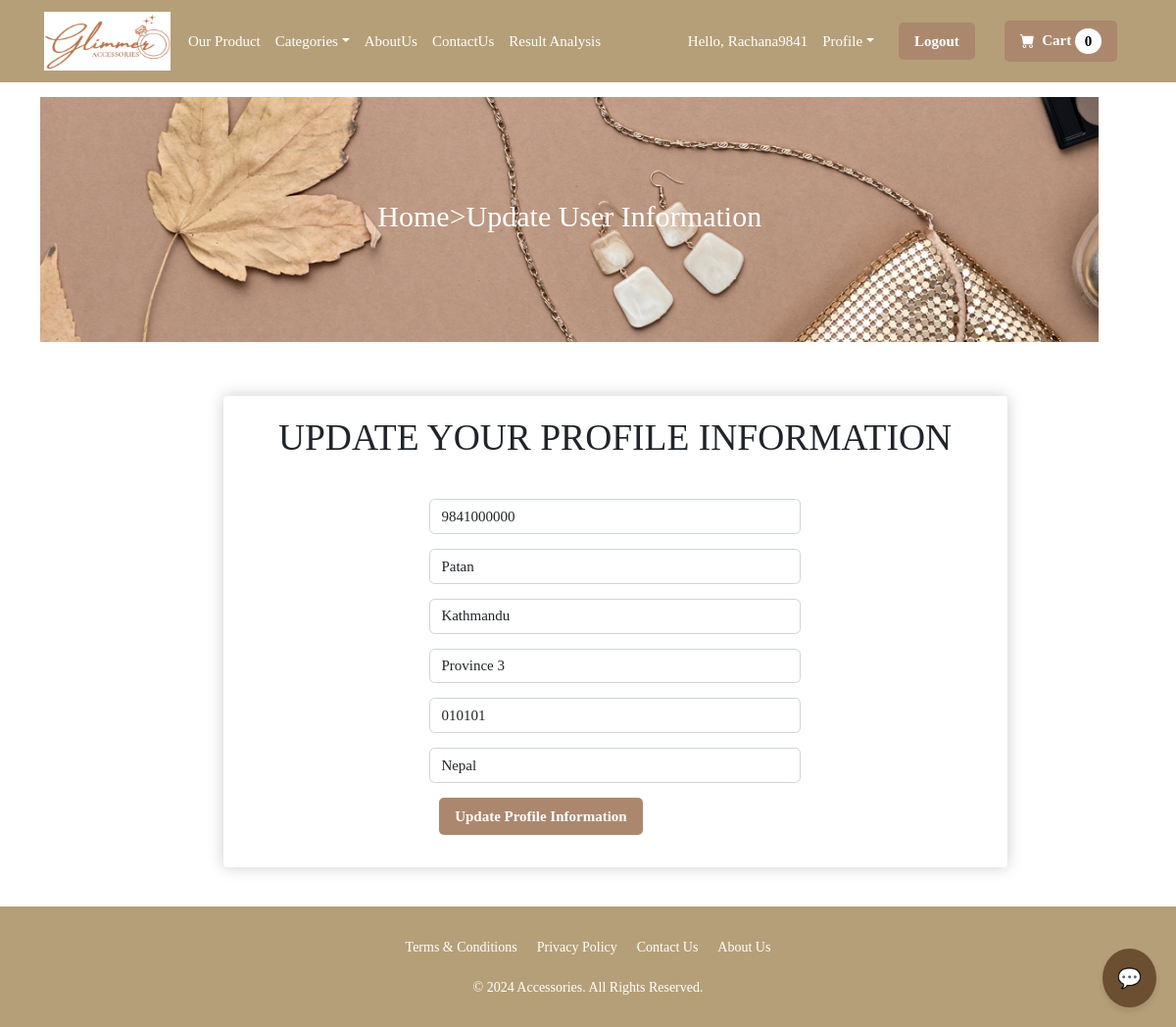
The page /update_info/ (signed in) on the database its author committed.
### ecommerce/models.py (models this page shows, shortened)
class Profile(models.Model):
    user=models.OneToOneField(User,on_delete=models.CASCADE)
    date_modified=models.DateTimeField(User,auto_now=True)
    phone=models.CharField(max_length=20,blank=True)
    address1=models.CharField(max_length=200,blank=True)
    city=models.CharField(max_length=200,blank=True)
    province=models.CharField(max_length=200,blank=True)
    zipcode=models.CharField(max_length=200,blank=True)
    country=models.CharField(max_length=200,blank=True)
    old_cart=models.CharField(max_length=200,blank=True,null=True)
    def create_profile(sender,instance,created, **kwargs):
        if created:
          user_profile=Profile(user=instance)
          user_profile.save()
    post_save.connect(create_profile,sender=User)

### ecommerce/views.py (the view)
# urls.py: path('update_info/',views.update_info,name='update_info'),
def update_info(request):
    if request.user.is_authenticated:
        current_user=Profile.objects.get(user__id=request.user.id)
        shipping_user=ShippingAddress.objects.get(user__id=request.user.id)
        form= UserInfoForm(request.POST or None, instance=current_user)
        shipping_form=ShippingForm(request.POST or None, instance=shipping_user)
        if form.is_valid() or shipping_form.is_valid():
            form.save()
            shipping_form.save()
            messages.success(request,"Your informations has been updated!!!")
            return redirect('home')
        else:
            for error in list(form.errors.values()):
                    messages.error(request,error)
        return render(request,"update_info.html",{'form':form,'shipping_form':shipping_form})
    else:
        messages.success(request,"User must be logged in")
        return redirect('home')

### ecommerce/forms.py
class UserInfoForm(forms.ModelForm):
	phone = forms.CharField(label="", widget=forms.TextInput(attrs={'class':'form-control', 'placeholder':'Phone'}), required=False)
	address1 = forms.CharField(label="", widget=forms.TextInput(attrs={'class':'form-control', 'placeholder':'Address 1'}), required=False)
	city = forms.CharField(label="", widget=forms.TextInput(attrs={'class':'form-control', 'placeholder':'City'}), required=False)
	province = forms.CharField(label="", widget=forms.TextInput(attrs={'class':'form-control', 'placeholder':'Province'}), required=False)
	zipcode = forms.CharField(label="", widget=forms.TextInput(attrs={'class':'form-control', 'placeholder':'Zipcode'}), required=False)
	country = forms.CharField(label="", widget=forms.TextInput(attrs={'class':'form-control', 'placeholder':'Country'}), required=False)
	class Meta:
		model = Profile
		fields = ('phone', 'address1','city', 'province', 'zipcode', 'country', )

### cart/cart.py (called while the page is built)
    def __len__(self):
        return len(self.cart)

### cart/context_processors.py (called while the page is built)
def cart(request):
    return{'cart':Cart(request)}

### ecommerce/templates/update_info.html (shortened to what this page needs)
{%extends 'main.html' %}
{%load static%}
{%block content%}
<html>
</html>
<header class="py-5">
    <div class="container">
            <div id="slider" style="height: 250px;">
                <figure>
                    <img src="{% static 'images/4.jpg' %}" alt="Image 1">
                </figure>
                <div class="overlay">
                    <h2>Home>Update User Information</h2>
                </div>
    </div>
</header>
<div class="container" style="margin-bottom: 40px;">
    <div class="box-element offset-md-2" style="width: 800px;margin-top: 10px;">
        <div  style="margin-top: 10px;">
            <h1 class="text-center">UPDATE YOUR PROFILE INFORMATION</h1>
        </div>
        <div class="row"  style="margin-top: 40px;">
            <div class="col-md-6 offset-md-3">
                <form method="POST" action="{%url 'update_info' %}">
                    {{form.as_p}}
                    <button type="submit" class="custom-login-button">Update Profile Information</button>
                    <br><br>
                </form>
            </div>
        </div>
    </div>
</div>
{%endblock content%}

### ecommerce/templates/navbar.html (shortened to what this page needs)
{%load static%}
<nav class="navbar navbar-expand-lg navbar-light bg-light" >
    <div class="container-fluid px-4 px-lg-5">
        <a class="navbar-brand me-auto" href="{%url 'home'%}">
            <img id="logo" src="{% static 'images/logo1.png'%}" alt="picture" >
        </a>
        <div class="collapse navbar-collapse" id="navbarSupportedContent">
            <ul class="navbar-nav me-auto mb-2 mb-lg-0 ms-lg-4">
                <li class="nav-item">
                    <a class="nav-link active" aria-current="page" style="color: white;" href="{%url 'allproduct'%}">Our Product</a>
                </li>
                <li class="nav-item dropdown">
                    <a class="nav-link dropdown-toggle active" id="navbarDropdown" href="#" role="button" data-bs-toggle="dropdown" aria-expanded="false" style="color: white;">Categories</a>
                </li>
                <li class="nav-item">
                    <a class="nav-link active" aria-current="page" style="color: white;" href="{%url 'about'%}">AboutUs</a>
                </li>
                <li class="nav-item">
                    <a class="nav-link active" style="color: white;" href="{%url 'contact'%}">ContactUs</a>
                </li>
                <li class="nav-item">
                    <a class="nav-link active" style="color: white;" href="{%url 'result_analysis'%}">Result Analysis</a>
                </li>
            </ul>
            <div class="d-flex align-items-center">
                {% if user.is_authenticated %}
                    <span class="text-white me-3">Hello, {{ user.username }}</span>
                    <div class="dropdown me-3">
                        <a class="nav-link dropdown-toggle text-white" href="#" id="profileDropdown" role="button" data-bs-toggle="dropdown" aria-expanded="false">Profile</a>
                    </div>
                    <a href="{% url 'logout' %}" class="custom-login-button me-3">Logout</a>
                {% else %}
                    <a href="{% url 'login' %}" class="custom-login-button me-3">Login/Register</a>
                {% endif %}
                    <a href="{% url 'cart_summary' %}" class="custom-login-button position-relative">
                        <i class="bi-cart-fill me-1"></i>
                        Cart
                        <span class=" badge rounded-pill" style="background-color: white; color: black;" id="cart_quantity">
                            {{ cart|length }}
                        </span>
                    </a>
            </div>
        </div>
    </div>
</nav>

### ecommerce/templates/main.html (style rules this page uses)
* { margin: 0; padding: 0; box-sizing: border-box; }

### ecommerce/templates/update_info.html (style rules this page uses)
* { margin: 0; padding: 0; box-sizing: border-box; }
html, body { width: 100%; height: 100%; overflow-x: hidden; }
#slider { position: relative; width: 90vw; height: 70vh; overflow: hidden; }
#slider figure { display: flex; position: absolute; width: 800%; margin: 0; left: 0; top: 0; animation: sliderAnimation 15s infinite; }
#slider figure img { width: 90vw; height: 70vh; object-fit: cover; }
.overlay { position: absolute; top: 0; left: 0; width: 100%; height: 100%; background: rgba(0, 0, 0, 0); display: flex; flex-direction: column; justify-content: center; align-items: center; color: white; text-align: center; }

### rows shown on the page
Profile: phone "9841000000", address1 "Patan", city "Kathmandu", province "Province 3", zipcode "010101", country "Nepal"

### other values the page prints
{{ user.username }} "Rachana9841"
{{ cart|length }} "0"
